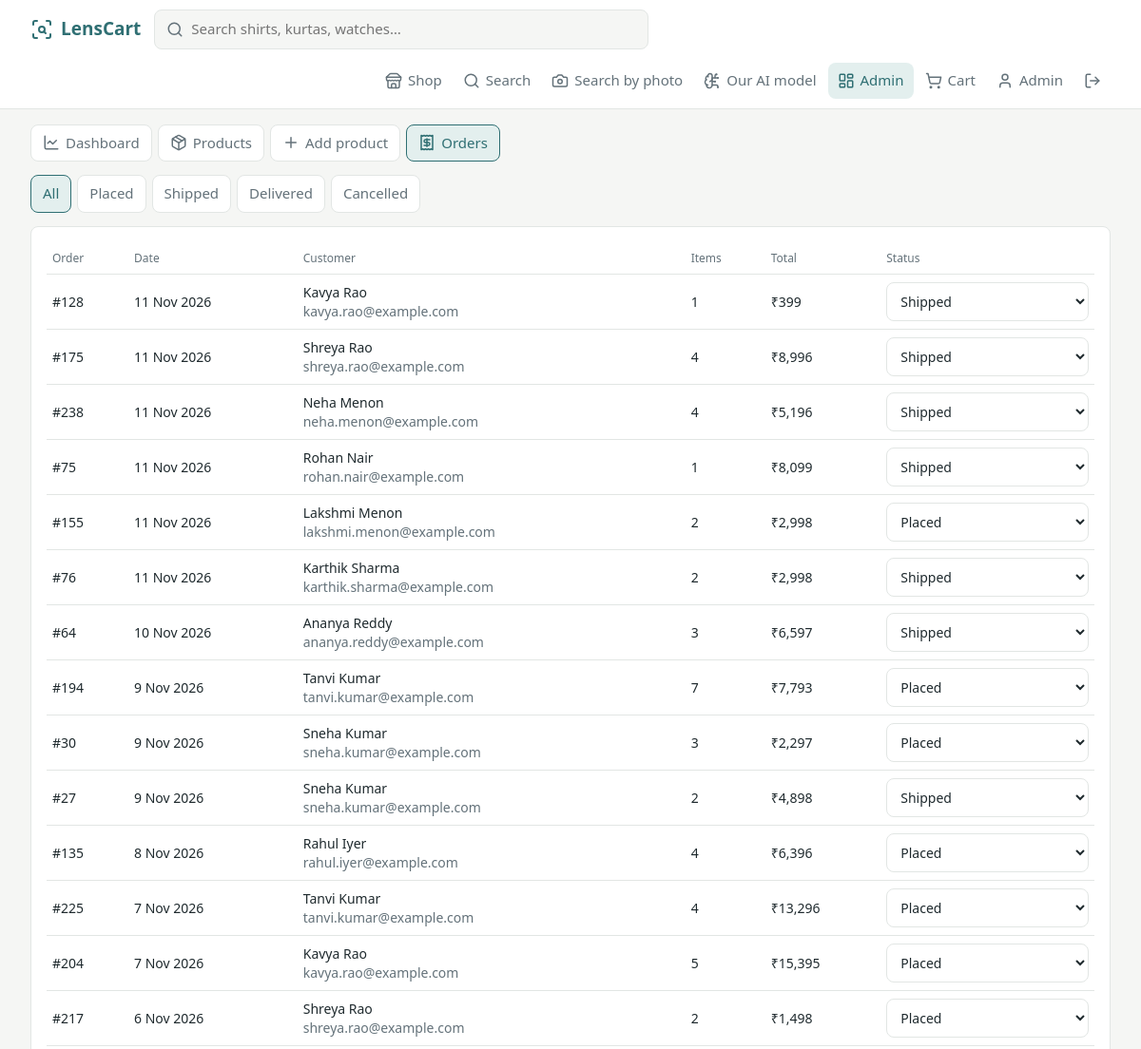
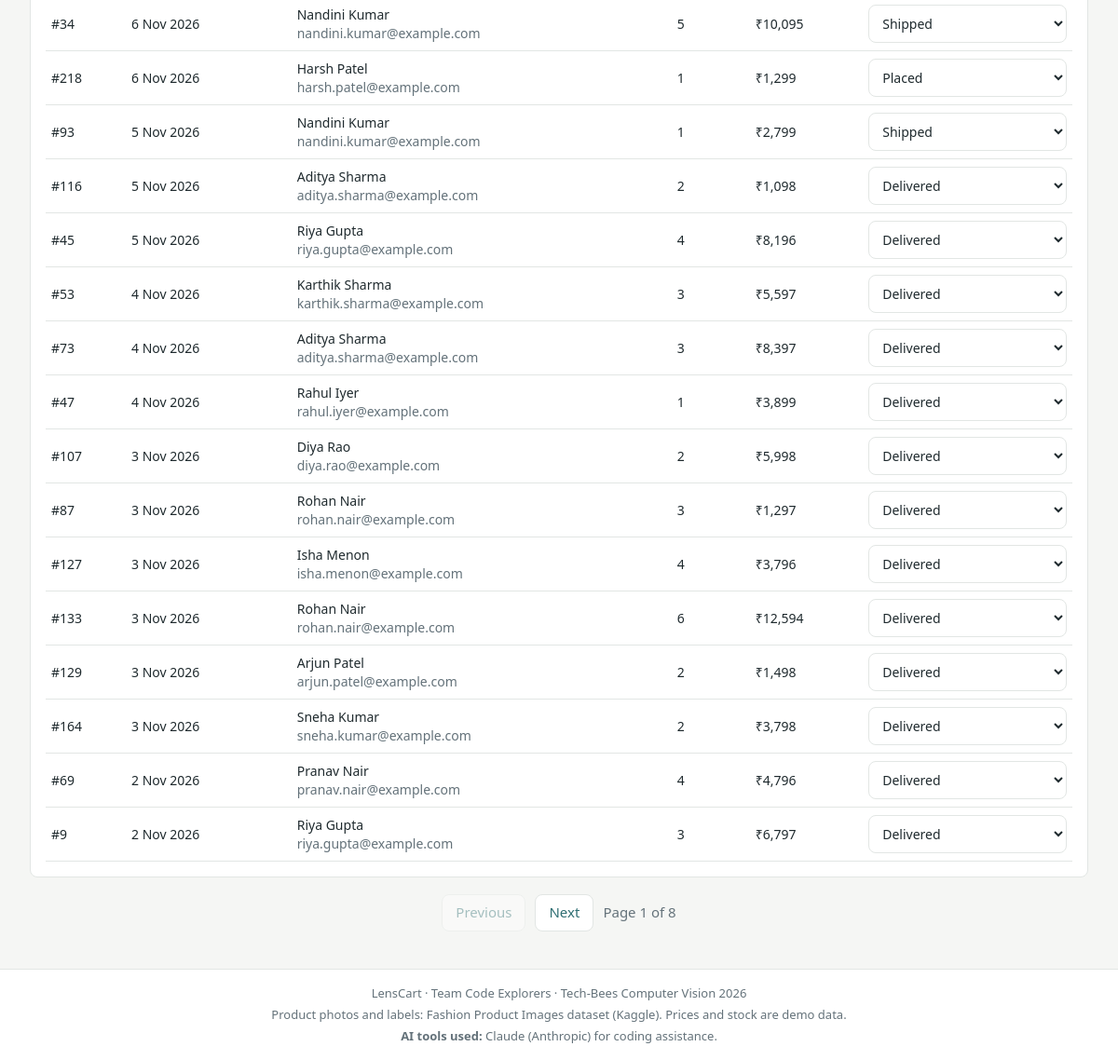
The app's page /admin/orders.php (signed in) with its own data (2 pictures, top to bottom).
### tables this page shows
CREATE TABLE users (
  id            INT AUTO_INCREMENT PRIMARY KEY,
  name          VARCHAR(80)  NOT NULL,
  email         VARCHAR(190) NOT NULL UNIQUE,
  password_hash VARCHAR(255) NOT NULL,
  role          ENUM('user','admin') NOT NULL DEFAULT 'user',
  created_at    DATETIME NOT NULL DEFAULT CURRENT_TIMESTAMP
);

CREATE TABLE orders (
  id         INT AUTO_INCREMENT PRIMARY KEY,
  user_id    INT NOT NULL,
  total      DECIMAL(10,2) NOT NULL,
  status     VARCHAR(20) NOT NULL DEFAULT 'placed',
  address    VARCHAR(255) NOT NULL,
  created_at DATETIME NOT NULL DEFAULT CURRENT_TIMESTAMP,
  INDEX (created_at),
  FOREIGN KEY (user_id) REFERENCES users(id)
);

### inc/auth.php (called while the page is built, shortened)
<?php
require_once __DIR__ . '/db.php';
$ROOT = $ROOT ?? '';
function e($s): string { return htmlspecialchars((string) $s, ENT_QUOTES, 'UTF-8'); }
function money($v): string { return CURRENCY . number_format((float) $v, 0); }
function url(string $path = ''): string { global $ROOT; return $ROOT . $path; }
function current_user(): ?array {
    static $u = false;
    if ($u === false) $u = isset($_SESSION['uid']) ? user_by_id((int) $_SESSION['uid']) : null;
    return $u;
}
function require_admin(): array {
    $u = current_user();
    return $u;
}

### inc/db.php (called while the page is built, shortened)
<?php
function db(): PDO {
    static $pdo = null;
    if ($pdo === null) {
        try {
            $pdo = new PDO('mysql:host=' . DB_HOST . ';dbname=' . DB_NAME . ';charset=utf8mb4', DB_USER, DB_PASS, [
                PDO::ATTR_ERRMODE => PDO::ERRMODE_EXCEPTION,
                PDO::ATTR_DEFAULT_FETCH_MODE => PDO::FETCH_ASSOC,
                PDO::ATTR_EMULATE_PREPARES => false,
            ]);
        } catch (PDOException $e) {
            error_log('LensCart DB connection failed: ' . $e->getMessage());
            fail_page('The store database is not available right now. Please try again in a moment.', 503);
        }
    }
    return $pdo;
}
function q_all(string $sql, array $p = []): array { $s = db()->prepare($sql); $s->execute($p); return $s->fetchAll(); }
function q_one(string $sql, array $p = []): ?array { $s = db()->prepare($sql); $s->execute($p); $r = $s->fetch(); return $r ?: null; }
function q_val(string $sql, array $p = []) { $s = db()->prepare($sql); $s->execute($p); return $s->fetchColumn(); }
function user_by_id(int $id): ?array { return q_one('SELECT id, name, email, role FROM users WHERE id = ?', [$id]); }
function orders_admin_list(string $status, int $limit, int $offset): array {
    $w = $status !== '' ? 'WHERE o.status = ?' : '';
    $p = $status !== '' ? [$status] : [];
    return ['total' => (int) q_val("SELECT COUNT(*) FROM orders o $w", $p),
            'rows' => q_all("SELECT o.id, o.total, o.status, o.created_at, u.name, u.email,
                (SELECT SUM(qty) FROM order_items WHERE order_id = o.id) AS items
                FROM orders o JOIN users u ON u.id = o.user_id $w ORDER BY o.created_at DESC LIMIT " . (int) $limit . ' OFFSET ' . (int) $offset, $p)];
}

### admin/orders.php (the view, shortened to what this page needs)
<?php
$ROOT = '../';
require __DIR__ . '/../inc/layout.php';
require __DIR__ . '/_nav.php';
require_admin();
$status = in_array($_GET['status'] ?? '', STATUSES, true) ? $_GET['status'] : '';
$per = 30;
$page = max(1, (int) ($_GET['page'] ?? 1));
$res = orders_admin_list($status, $per, ($page - 1) * $per);
page_header('Orders', 'admin');
admin_nav('orders');
?>
<nav class="subnav" aria-label="Filter by status">
  <a href="orders.php" class="<?= $status === '' ? 'on' : '' ?>">All</a>
  <?php foreach (STATUSES as $s): ?><a href="?status=<?= $s ?>" class="<?= $status === $s ? 'on' : '' ?>"><?= ucfirst($s) ?></a><?php endforeach; ?>
</nav>
<div class="card table-wrap">
  <table class="table">
    <thead><tr><th>Order</th><th class="hide-sm">Date</th><th>Customer</th><th class="hide-sm">Items</th><th>Total</th><th>Status</th></tr></thead>
    <tbody>
    <?php foreach ($res['rows'] as $o): ?>
      <tr>
        <td>#<?= (int) $o['id'] ?></td>
        <td class="hide-sm"><?= e(date('j M Y', strtotime($o['created_at']))) ?></td>
        <td><?= e($o['name']) ?><div class="sub" style="margin:0"><?= e($o['email']) ?></div></td>
        <td class="hide-sm"><?= (int) $o['items'] ?></td>
        <td><?= money($o['total']) ?></td>
        <td>
          <form method="post" class="row">
            <select name="status" onchange="this.form.submit()" aria-label="Status">
              <?php foreach (STATUSES as $s): ?><option value="<?= $s ?>" <?= $o['status'] === $s ? 'selected' : '' ?>><?= ucfirst($s) ?></option><?php endforeach; ?>
            </select>
          </form>
        </td>
      </tr>
    <?php endforeach; ?>
    </tbody>
  </table>
</div>
<?php pager($res['total'], $per, $page, $status ? ['status' => $status] : []); page_footer();

### inc/layout.php (shortened to what this page needs)
<?php
require_once __DIR__ . '/auth.php';
function icon(string $name, string $cls = ''): string {
    static $cache = [];
    if (!isset($cache[$name])) {
        $f = __DIR__ . '/../vendor/lucide/' . $name . '.svg';
        $svg = is_file($f) ? file_get_contents($f) : '';
        $svg = preg_replace('/\s*/s', '', $svg);
        $cache[$name] = preg_replace('/\s+/', ' ', trim($svg));
    }
    return str_replace('class="lucide ', 'aria-hidden="true" class="icon ' . e($cls) . ' lucide ', $cache[$name]);
}
function page_header(string $title, string $active = ''): void {
    $u = current_user();
    $nav = [['index.php', 'Shop', 'store', 'shop'], ['search.php', 'Search', 'search', 'search'], ['photo.php', 'Search by photo', 'camera', 'photo'], ['model.php', 'Our AI model', 'brain-circuit', 'model']];
    if ($u && $u['role'] === 'admin') $nav[] = ['admin/dashboard.php', 'Admin', 'layout-dashboard', 'admin'];
    ?><!doctype html>
<html lang="en">
<head>
<link rel="stylesheet" href="<?= url('css/style.css') ?>">
</head>
<body>
<header class="top">
  <a class="brand" href="<?= url('index.php') ?>"><?= icon('scan-search') ?><span><?= SITE_NAME ?></span></a>
  <form class="topsearch" action="<?= url('search.php') ?>" method="get" role="search">
    <?= icon('search') ?><input name="q" placeholder="Search shirts, kurtas, watches…" aria-label="Search" value="<?= e($_GET['q'] ?? '') ?>">
  </form>
  <nav class="nav">
    <?php foreach ($nav as [$href, $label, $ic, $key]): ?>
      <a href="<?= url($href) ?>" class="<?= $active === $key ? 'on' : '' ?>" title="<?= e($label) ?>"><?= icon($ic) ?><span><?= e($label) ?></span></a>
    <?php endforeach; ?>
    <a href="<?= url('cart.php') ?>" class="<?= $active === 'cart' ? 'on' : '' ?>" title="Cart"><?= icon('shopping-cart') ?><span>Cart</span><?php if (cart_count()): ?><b class="badge"><?= cart_count() ?></b><?php endif; ?></a>
    <?php if ($u): ?>
      <a href="<?= url('account.php') ?>" class="<?= $active === 'account' ? 'on' : '' ?>" title="My orders"><?= icon('user') ?><span><?= e(explode(' ', $u['name'])[0]) ?></span></a>
      <a href="<?= url('logout.php') ?>" title="Log out"><?= icon('log-out') ?></a>
    <?php else: ?>
      <a href="<?= url('login.php') ?>" class="<?= $active === 'login' ? 'on' : '' ?>" title="Log in"><?= icon('log-in') ?><span>Log in</span></a>
    <?php endif; ?>
  </nav>
</header>
<main class="wrap">
<?php if ($f = flash()): ?><div class="flash <?= e($f[1]) ?>"><?= icon($f[1] === 'ok' ? 'circle-check' : 'circle-alert') ?><span><?= e($f[0]) ?></span></div><?php endif;
}
function page_footer(): void { ?>
</main>
<footer class="foot">
  <div><?= SITE_NAME ?> · Team Code Explorers · Tech-Bees Computer Vision 2026</div>
  <div>Product photos and labels: Fashion Product Images dataset (Kaggle). Prices and stock are demo data.</div>
  <div><b>AI tools used:</b> Claude (Anthropic) for coding assistance.</div>
</footer>
</body>
</html>
<?php }
function pager(int $total, int $per, int $page, array $params): void {
    $pages = (int) ceil($total / $per);
    echo '<nav class="pager">';
    foreach ([max(1, $page - 1) => 'Previous', min($pages, $page + 1) => 'Next'] as $n => $label) {
        $q = http_build_query(array_merge($params, ['page' => $n]));
        $dis = ($label === 'Previous' && $page === 1) || ($label === 'Next' && $page === $pages) ? ' aria-disabled="true" class="off"' : '';
        echo '<a href="?' . e($q) . '"' . $dis . '>' . $label . '</a>';
    }
    echo '<span>Page ' . $page . ' of ' . $pages . '</span></nav>';
}

### admin/_nav.php
<?php
function admin_nav(string $on): void {
    echo '<nav class="subnav">';
    foreach ([['dashboard.php', 'Dashboard', 'chart-line', 'dash'], ['products.php', 'Products', 'package', 'products'],
              ['product_edit.php', 'Add product', 'plus', 'add'], ['orders.php', 'Orders', 'receipt', 'orders']] as [$h, $l, $i, $k]) {
        echo '<a href="' . $h . '" class="' . ($on === $k ? 'on' : '') . '">' . icon($i) . e($l) . '</a>';
    }
    echo '</nav>';
}

### css/style.css (style rules this page uses)
:root { --bg: #f5f6f4; --card: #fff; --ink: #1f2a2e; --muted: #64727a; --line: #e2e6e4; --accent: #2f6f73; --accent-soft: #e3efee; --good: #2e7d4f; --good-soft: #e5f2ea; --bad: #b3261e; --bad-soft: #fbe9e7; --warn-soft: #fdf5e2; --r: 8px; --gut: clamp(12px, 3vw, 32px); }
* { box-sizing: border-box; }
html, body { margin: 0; }
body { background: var(--bg); color: var(--ink); font: 15px/1.45 system-ui, -apple-system, "Segoe UI", Roboto, sans-serif; overflow-x: hidden; }
a { color: var(--accent); }
.icon { width: 18px; height: 18px; flex: none; vertical-align: middle; }
.sub { color: var(--muted); font-size: 14px; margin: 0 0 12px; }
.top { position: sticky; top: 0; z-index: 10; display: flex; align-items: center; gap: 14px; flex-wrap: wrap; padding: 10px var(--gut); background: var(--card); border-bottom: 1px solid var(--line); }
.brand { display: flex; align-items: center; gap: 8px; font-weight: 700; font-size: 19px; text-decoration: none; }
.brand .icon { width: 24px; height: 24px; }
.topsearch { flex: 1 1 240px; display: flex; align-items: center; gap: 8px; max-width: 520px; background: var(--bg); border: 1px solid var(--line); border-radius: 8px; padding: 0 12px; color: var(--muted); }
.topsearch input { border: 0; background: none; padding: 9px 0; width: 100%; font: inherit; outline: none; }
.nav { display: flex; align-items: center; gap: 2px; margin-left: auto; flex-wrap: wrap; }
.nav a { position: relative; display: flex; align-items: center; gap: 6px; padding: 8px 10px; border-radius: 8px; color: var(--muted); text-decoration: none; }
.nav a.on, .nav a:hover { background: var(--accent-soft); color: var(--accent); }
.wrap { max-width: 1440px; margin: 0 auto; padding: 16px var(--gut) 40px; }
.card { background: var(--card); border: 1px solid var(--line); border-radius: var(--r); padding: 16px; min-width: 0; }
.row { display: flex; gap: 10px; flex-wrap: wrap; align-items: center; }
input, select, textarea { font: inherit; color: var(--ink); padding: 9px 10px; border: 1px solid var(--line); border-radius: 8px; background: #fff; width: 100%; }
.pager { display: flex; gap: 10px; align-items: center; justify-content: center; margin-top: 18px; color: var(--muted); }
.pager a { padding: 8px 14px; border: 1px solid var(--line); border-radius: 8px; background: var(--card); text-decoration: none; }
.pager a.off { pointer-events: none; opacity: .4; }
.table { width: 100%; border-collapse: collapse; font-size: 14px; }
.table th { text-align: left; font-size: 12px; color: var(--muted); font-weight: 500; padding: 8px 6px; border-bottom: 1px solid var(--line); }
.table td { padding: 8px 6px; border-bottom: 1px solid var(--line); vertical-align: middle; }
.table-wrap { overflow-x: auto; }
.subnav { display: flex; gap: 6px; flex-wrap: wrap; margin-bottom: 14px; }
.subnav a { display: inline-flex; gap: 6px; align-items: center; padding: 8px 12px; border-radius: 8px; border: 1px solid var(--line); background: var(--card); text-decoration: none; color: var(--muted); }
.subnav a.on { color: var(--accent); border-color: var(--accent); background: var(--accent-soft); }
.foot { border-top: 1px solid var(--line); background: var(--card); color: var(--muted); font-size: 13px; padding: 16px var(--gut); display: grid; gap: 4px; text-align: center; }

### records on screen
users: name "Admin"
orders: id "128", created_at "11 Nov 2026", user.name "Kavya Rao", user.email "kavya.rao@example.com", items "1", total "₹399", status "Shipped"
orders: id "175", created_at "11 Nov 2026", user.name "Shreya Rao", user.email "shreya.rao@example.com", items "4", total "₹8,996", status "Shipped"
orders: id "238", created_at "11 Nov 2026", user.name "Neha Menon", user.email "neha.menon@example.com", items "4", total "₹5,196", status "Shipped"
orders: id "75", created_at "11 Nov 2026", user.name "Rohan Nair", user.email "rohan.nair@example.com", items "1", total "₹8,099", status "Shipped"
orders: id "155", created_at "11 Nov 2026", user.name "Lakshmi Menon", user.email "lakshmi.menon@example.com", items "2", total "₹2,998", status "Placed"
orders: id "76", created_at "11 Nov 2026", user.name "Karthik Sharma", user.email "karthik.sharma@example.com", items "2", total "₹2,998", status "Shipped"
orders: id "64", created_at "10 Nov 2026", user.name "Ananya Reddy", user.email "ananya.reddy@example.com", items "3", total "₹6,597", status "Shipped"
orders: id "194", created_at "9 Nov 2026", user.name "Tanvi Kumar", user.email "tanvi.kumar@example.com", items "7", total "₹7,793", status "Placed"
orders: id "30", created_at "9 Nov 2026", user.name "Sneha Kumar", user.email "sneha.kumar@example.com", items "3", total "₹2,297", status "Placed"
orders: id "27", created_at "9 Nov 2026", user.name "Sneha Kumar", user.email "sneha.kumar@example.com", items "2", total "₹4,898", status "Shipped"
orders: id "135", created_at "8 Nov 2026", user.name "Rahul Iyer", user.email "rahul.iyer@example.com", items "4", total "₹6,396", status "Placed"
orders: id "225", created_at "7 Nov 2026", user.name "Tanvi Kumar", user.email "tanvi.kumar@example.com", items "4", total "₹13,296", status "Placed"
orders: id "204", created_at "7 Nov 2026", user.name "Kavya Rao", user.email "kavya.rao@example.com", items "5", total "₹15,395", status "Placed"
orders: id "217", created_at "6 Nov 2026", user.name "Shreya Rao", user.email "shreya.rao@example.com", items "2", total "₹1,498", status "Placed"
orders: id "34", created_at "6 Nov 2026", user.name "Nandini Kumar", user.email "nandini.kumar@example.com", items "5", total "₹10,095", status "Shipped"
orders: id "218", created_at "6 Nov 2026", user.name "Harsh Patel", user.email "harsh.patel@example.com", items "1", total "₹1,299", status "Placed"
orders: id "93", created_at "5 Nov 2026", user.name "Nandini Kumar", user.email "nandini.kumar@example.com", items "1", total "₹2,799", status "Shipped"
orders: id "116", created_at "5 Nov 2026", user.name "Aditya Sharma", user.email "aditya.sharma@example.com", items "2", total "₹1,098", status "Delivered"
orders: id "45", created_at "5 Nov 2026", user.name "Riya Gupta", user.email "riya.gupta@example.com", items "4", total "₹8,196", status "Delivered"
orders: id "53", created_at "4 Nov 2026", user.name "Karthik Sharma", user.email "karthik.sharma@example.com", items "3", total "₹5,597", status "Delivered"
orders: id "73", created_at "4 Nov 2026", user.name "Aditya Sharma", user.email "aditya.sharma@example.com", items "3", total "₹8,397", status "Delivered"
orders: id "47", created_at "4 Nov 2026", user.name "Rahul Iyer", user.email "rahul.iyer@example.com", items "1", total "₹3,899", status "Delivered"
orders: id "107", created_at "3 Nov 2026", user.name "Diya Rao", user.email "diya.rao@example.com", items "2", total "₹5,998", status "Delivered"
orders: id "87", created_at "3 Nov 2026", user.name "Rohan Nair", user.email "rohan.nair@example.com", items "3", total "₹1,297", status "Delivered"
orders: id "127", created_at "3 Nov 2026", user.name "Isha Menon", user.email "isha.menon@example.com", items "4", total "₹3,796", status "Delivered"
orders: id "133", created_at "3 Nov 2026", user.name "Rohan Nair", user.email "rohan.nair@example.com", items "6", total "₹12,594", status "Delivered"
orders: id "129", created_at "3 Nov 2026", user.name "Arjun Patel", user.email "arjun.patel@example.com", items "2", total "₹1,498", status "Delivered"
orders: id "164", created_at "3 Nov 2026", user.name "Sneha Kumar", user.email "sneha.kumar@example.com", items "2", total "₹3,798", status "Delivered"
orders: id "69", created_at "2 Nov 2026", user.name "Pranav Nair", user.email "pranav.nair@example.com", items "4", total "₹4,796", status "Delivered"
orders: id "9", created_at "2 Nov 2026", user.name "Riya Gupta", user.email "riya.gupta@example.com", items "3", total "₹6,797", status "Delivered"

### other values on screen
SITE_NAME "LensCart"
$label "Shop"
$label "Search"
$label "Search by photo"
$label "Our AI model"
$label "Admin"
$l "Dashboard"
$l "Products"
$l "Add product"
$l "Orders"
$s "Placed"
$s "Shipped"
$s "Delivered"
$s "Cancelled"
$label "Previous"
